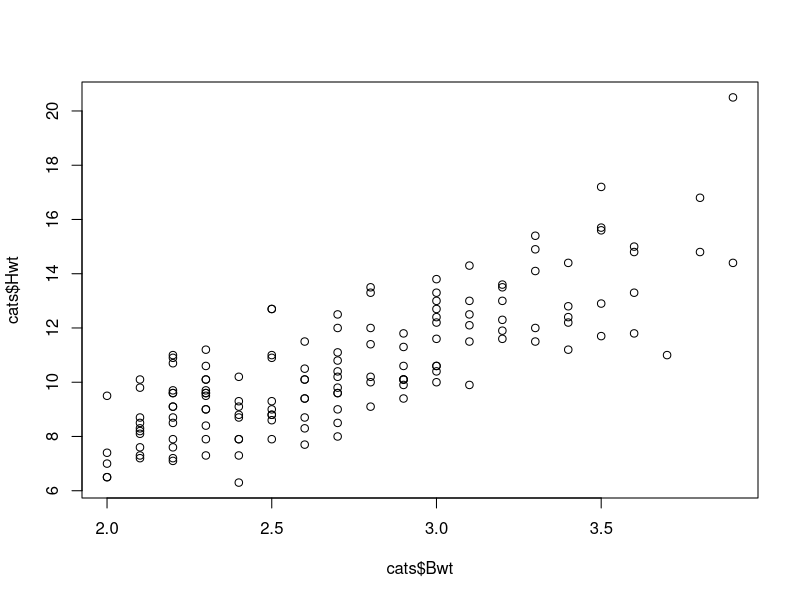
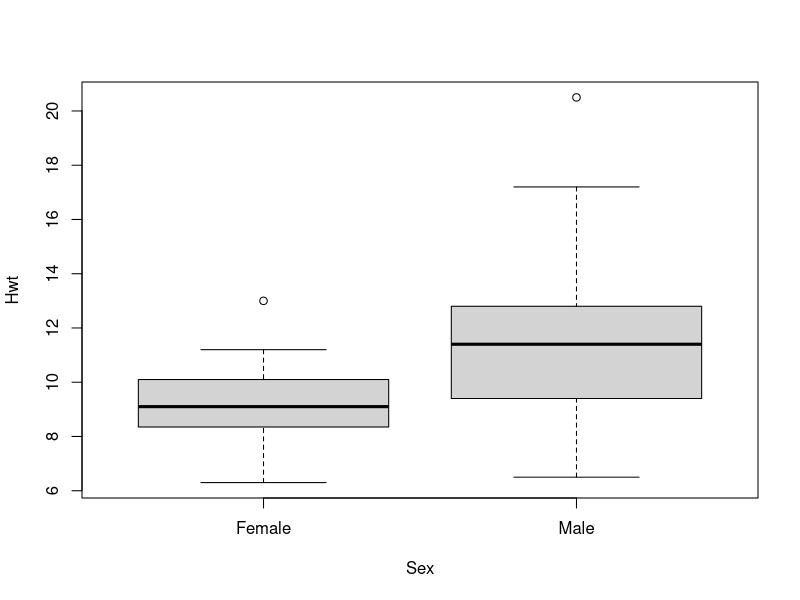
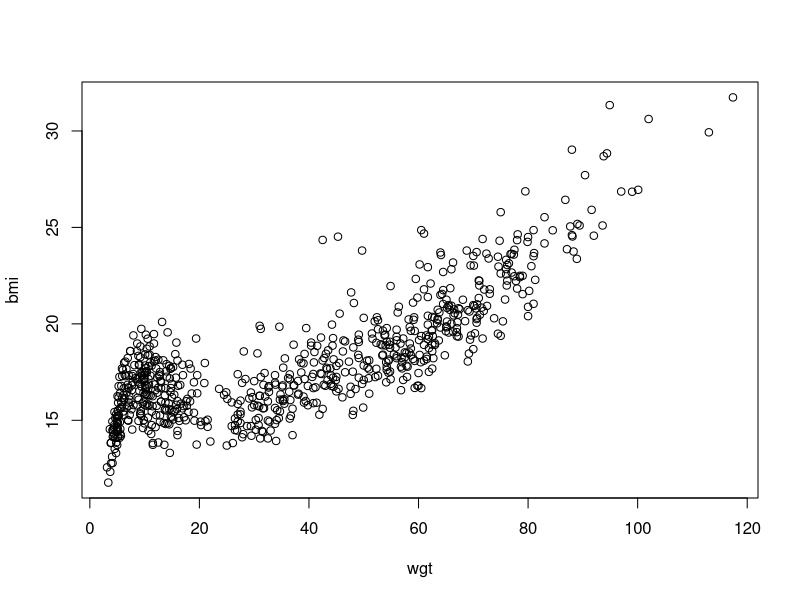
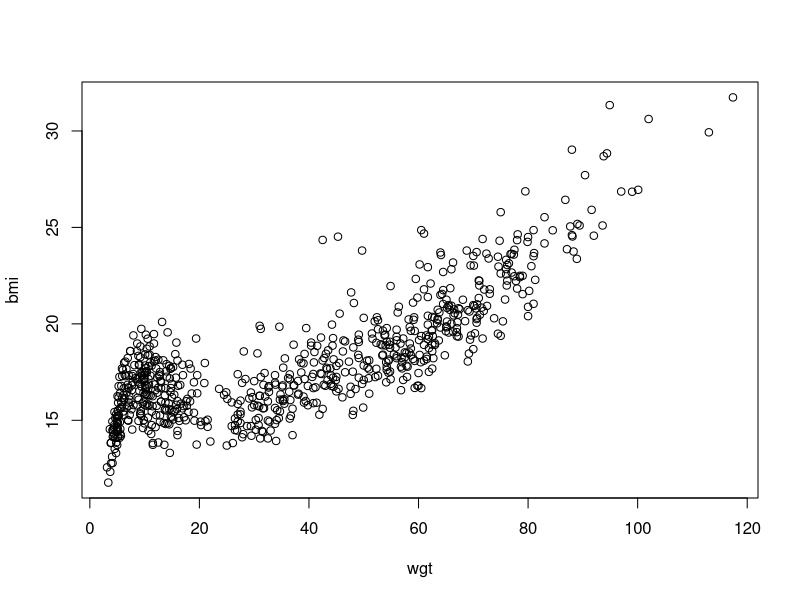
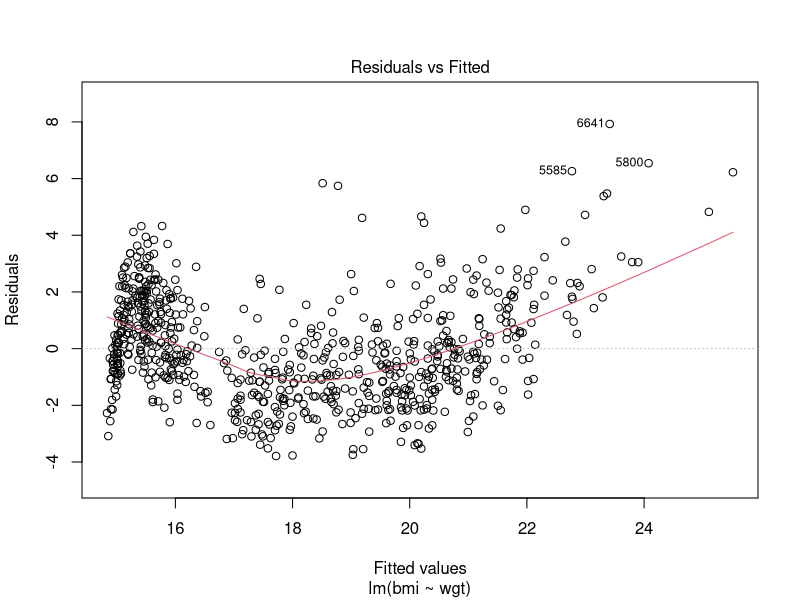
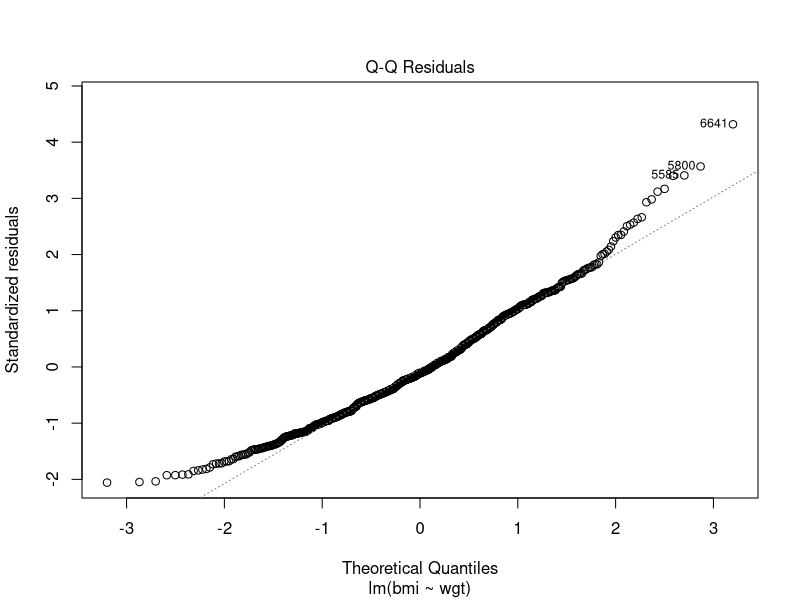
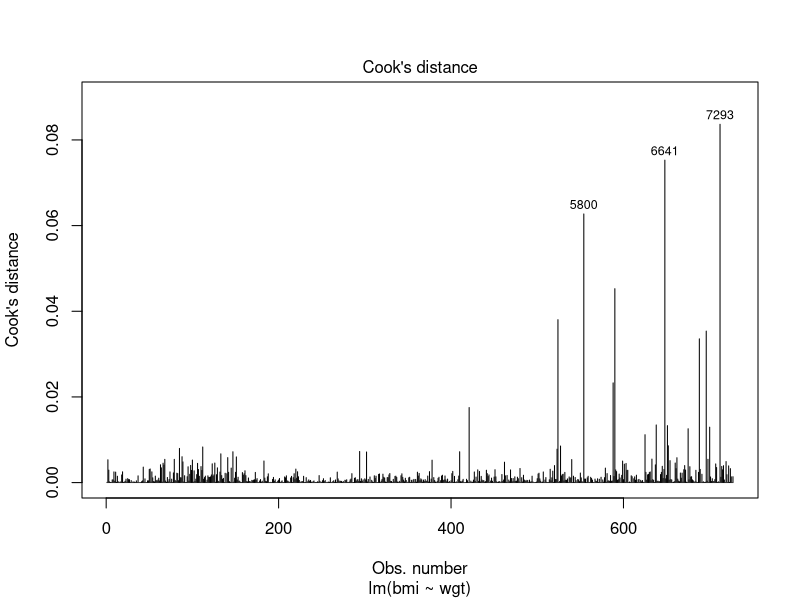

Generate these figures, in order, with R:
## ---- chunk 1
library(MASS)     # for the cats data
library(dplyr)    # data manipulation
library(haven)    # in/exporting data
library(magrittr) # pipes
## ---- chunk 2
head(cats)
## ---- chunk 3
str(cats)
## ---- chunk 4
summary(cats)
## ---- chunk 5
# With dplyr::filter
fem.cats <- dplyr::filter(cats, Sex == "F")

dim(fem.cats)

# With base R:
# fem.cats <- cats[cats$Sex == "F", ]
## ---- chunk 6
heavy.cats <- dplyr::filter(cats, Bwt > 3)
dim(heavy.cats)
head(heavy.cats)

# With base R:
# heavy.cats2 <- cats[cats$Bwt > 3, ]
# or:
# heavy.cats3 <- subset(cats, Bwt > 3)
## ---- chunk 7
dplyr::filter(cats, Bwt > 2.0 & Bwt < 2.2, Sex == "F")

## ---- chunk 8
class(cats$Sex)
levels(cats$Sex)
## ---- chunk 9
levels(cats$Sex) <- c("Female", "Male")

table(cats$Sex)
head(cats)
## ---- chunk 10

# sort cats by body weight (Bwt) from low to high values
sorted.cats <- dplyr::arrange(cats, Bwt)
head(sorted.cats)
## ---- chunk 11
# Sort the cats by Sex first and within Sex (1=female) by body weight (low to high)
sorted.cats.grouped <- dplyr::arrange(cats, Sex, Bwt)
head(sorted.cats.grouped)
## ---- chunk 12
# add column with id numbers
ID <- matrix(c(1:144), nrow=144, ncol=1)
## ---- chunk 13
# add variable name for ID variable and change names of other variables
D <- dplyr::bind_cols(ID, cats)
names(D) <- c("ID", "Sex", "Bodyweigt", "Hartweight")
head(D)
## ---- chunk 14
cor(cats[, -1])
## ---- chunk 15
cor.test(cats$Bwt, cats$Hwt)
## ---- chunk 16
plot(cats$Bwt, cats$Hwt)
## ---- chunk 17
t.test(formula = Hwt ~ Sex, data = cats)
## ---- chunk 18
plot(formula = Hwt ~ Sex, data = cats)
## ---- chunk 19
library(mice)
## ---- chunk 20
lm(formula = bmi ~ wgt, data = boys)
## ---- chunk 21
plot(formula = bmi ~ wgt, data = boys)
## ---- chunk 22
lm(formula = bmi ~ wgt + I(wgt^2), data = boys)
## ---- chunk 23
lm(bmi ~ wgt + wgt^2, data = boys)
lm(bmi ~ wgt + I(wgt^2), data = boys)
## ---- chunk 24
fit <- lm(bmi ~ wgt + I(wgt^2), data = boys)
## ---- chunk 25
ls(fit)
## ---- chunk 26
attributes(fit)
## ---- chunk 27
class(fit)
## ---- chunk 28
plot(bmi ~ wgt, data = boys)
## ---- chunk 29
plot(lm(bmi ~ wgt, data = boys), which = 1)
## ---- chunk 30
plot(lm(bmi ~ wgt, data = boys), which = 2)
## ---- chunk 31
plot(lm(bmi ~ wgt, data = boys), which = 4)
## ---- chunk 32
boys <- 
  read_sav("files/boys.sav") %>%
  head()
## ---- chunk 33
boys  <- read_sav("files/boys.sav")
boys2 <- transform(boys, hgt = hgt / 100)
boys3 <- filter(boys2, age > 15)
boys4 <- subset(boys3, select = c(hgt, wgt, bmi))
## ---- chunk 34
boys <-
  read_sav("files/boys.sav") %>%
  transform(hgt = hgt/100) %>%
  filter(age > 15) %>%
  subset(select = c(hgt, wgt, bmi))
## ---- chunk 35
set.seed(123)
mean(rnorm(10))

set.seed(123)
rnorm(10) %>% 
  mean()
## ---- chunk 36
cor(boys, use = "pairwise.complete.obs")

boys %>% 
  cor(use = "pairwise.complete.obs")
## ---- chunk 37
max(na.omit(subset(boys, select = wgt)))

boys %>% 
  subset(select = wgt) %>% 
  na.omit() %>% 
  max()
## ---- chunk 38
nrow(cats)

# select the observations that fall outside the +/- SD around the mean
cats.outl <- 
  cats %>% 
  dplyr::filter(Hwt > mean(Hwt) + 3 * sd(Hwt) | Hwt < mean(Hwt) - 3 * sd(Hwt))

nrow(cats.outl)

# select the observations that fall within +/- 3 SD around the mean
cats.without.outl <- 
  cats %>% 
  dplyr::filter(Hwt < mean(Hwt) + 3 * sd(Hwt) & Hwt > mean(Hwt) - 3 * sd(Hwt))

nrow(cats.without.outl)
## ---- chunk 39
cats %>% 
  lm(Hwt ~ Bwt, data = .)
## ---- chunk 40
# Now the code works without need of the placeholder

cats %$% 
  lm(Hwt ~ Bwt)

## ---- chunk 41
set.seed(123)
1:26

set.seed(123)
1:26 %>% 
  sample(3)

set.seed(123)
1:26 %>%
  sample(3) %>%
  paste(., LETTERS[.])

## ---- chunk 42
cats %$%
  t.test(Hwt ~ Sex)
## ---- chunk 43
cats.test <- 
  cats %$%
  t.test(Bwt ~ Sex)

cats.test
